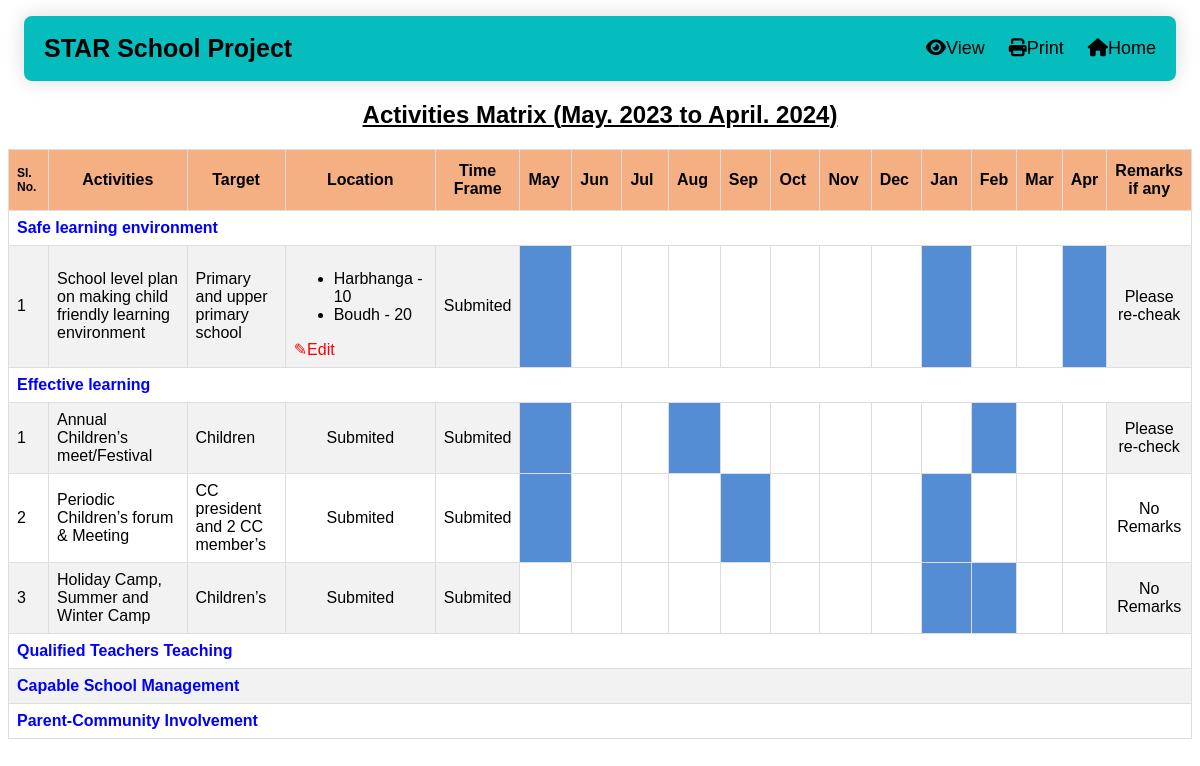
Screenshot of /ycda/activity-matrix/1/ (signed in) with the database file from the repository.
### myAPP/models.py (models this page shows, shortened)
class Project_DIP(models.Model):
 project_name=models.CharField(max_length=200)
 category_id = models.ForeignKey("Project_Category", on_delete=models.CASCADE)
 assigned_to = models.ForeignKey(User, on_delete=models.CASCADE)
 budget = models.CharField(max_length=200)
 start_date = models.DateField()
 end_date = models.DateField()
 period = models.IntegerField()
 donor_name=models.CharField(max_length=200)
 created_at = models.DateTimeField('created at', auto_now_add=True)
 updated_at = models.DateTimeField('updated at', auto_now=True)

class Dip_details(models.Model):
 project_id= models.ForeignKey("Project_DIP", on_delete=models.CASCADE)
 component = models.CharField(max_length=200)
 created_at = models.DateTimeField('created at', auto_now_add=True)
 updated_at = models.DateTimeField('updated at', auto_now=True)

class Dip_Activities(models.Model):
   project_detail_id= models.ForeignKey("DIP_details", on_delete=models.CASCADE)
   activity_name = models.CharField(max_length=200)
   objectives = models.CharField(max_length=200)
   target_participants = models.CharField(max_length=200,null=True)
   coverage = models.CharField(max_length=200,null=True)
   duration = models.CharField(max_length=200,null=True)
   dip_remarks=models.CharField(max_length=200,null=True,blank=True)
   am_remarks=models.CharField(max_length=200,null=True,blank=True)
   is_dip_submited = models.BooleanField(default=False)
   is_dip_approved = models.BooleanField(default=False)
   is_dip_rejected = models.BooleanField(default=False)
   is_am_submited = models.BooleanField(default=False)
   is_am_approved = models.BooleanField(default=False)
   is_am_rejected = models.BooleanField(default=False)
   created_at = models.DateTimeField('created at', auto_now_add=True)
   updated_at = models.DateTimeField('updated at', auto_now=True)

class Activity_location(models.Model):
 activity_id= models.ForeignKey("Dip_Activities", on_delete=models.CASCADE)
 location_name=models.CharField(max_length=200)
 count= models.IntegerField()
 created_at = models.DateTimeField('created at', auto_now_add=True)
 updated_at = models.DateTimeField('updated at', auto_now=True)

class Activity_timeframe(models.Model):
   activity_id= models.ForeignKey("Dip_Activities", on_delete=models.CASCADE)
   start_date = models.DateField()
   m1 = models.BooleanField()
   m2 = models.BooleanField()
   m3 = models.BooleanField()
   m4 = models.BooleanField()
   m5 = models.BooleanField()
   m6 = models.BooleanField()
   m7 = models.BooleanField()
   m8 = models.BooleanField()
   m9 = models.BooleanField()
   m10 = models.BooleanField()
   m11 = models.BooleanField()
   m12 = models.BooleanField()
   created_at = models.DateTimeField('created at', auto_now_add=True)
   updated_at = models.DateTimeField('updated at', auto_now=True)

### myAPP/views.py (the view, shortened to what this page needs)
# urls.py: path('activity-matrix/<int:pk>/', index1, name='index1'),
@login_required(login_url='login')
def index1(request, pk):
    user=0
    if user_belongs_to_group(request.user,'ProjectManager'):
      user = 1
    else:
      user = 0
    project = get_object_or_404(Project_DIP, id=pk)
    component = project.dip_details_set.all()
    next_months = []
    current_month = project.start_date.month
    end_month = project.end_date.month
    date1 = datetime.strptime(str(project.start_date), '%Y-%m-%d').date()
    date2 = datetime.strptime(str(project.end_date), '%Y-%m-%d').date()
    difference = (date2.year - date1.year) * 12 + (date2.month - date1.month)
    for i in range(0, 12):
        next_month = (current_month + i) % 12  # Calculate the month index
        if next_month == 0:
            next_month = 12  # Handle December (month index 0)
        next_months.append(datetime(project.start_date.year, next_month, 1))
    context = {
        'project': project,
        'component': component,
        'next_months': next_months,
        'user':user
    }
    return render(request, 'myAPP/index1.html', context)

### myAPP/views.py (called while the page is built)
def user_belongs_to_group(user, group_name):
    try:
        group = Group.objects.get(name=group_name)
    except Group.DoesNotExist:
        return False
    return user.groups.filter(name=group_name).exists()

### myAPP/templates/myAPP/index1.html (shortened to what this page needs)
{% extends 'myAPP/base_matrix.html' %}
{% load post_tags %}
{% load humanize %}
{% block content %}
<link rel="stylesheet" href="https://cdnjs.cloudflare.com/ajax/libs/font-awesome/6.4.0/css/all.min.css" />
<body>
  <center><h2 style='font-family:"Calibri", sans-serif;'><u>Activities Matrix ({{project.start_date|date:"F. Y"}} to {{project.end_date|date:"F. Y"}})</u></h1></center>
  <table id="customers">
    <thead>
      <tr>
        <th style="width: 4%;font-size: 12px;">Sl. No.</th>
        <th style="text-align: center;width: 20%;">Activities</th>
        <th style="text-align: center;width: 10%;">Target</th>
        <th style="text-align: center;width: 15%;">Location</th>
        <th style="max-width: 5px;text-align: center;width: 5%;" class="no-print">Time Frame</th>
        {% for next_month in next_months %}
        <th style="width: 5%;">{{ next_month|date:"M" }}</th>
        {% endfor %}
        <th style="text-align: center;width:5%" class="no-print">Remarks if any</th>
      </tr>
    </thead>
    <tbody>
     {% for a in component %}
      <tr>
        {% ifchanged %}
        <td colspan="18" style="color: blue; font-weight: bold;">{{a.component}}</td>
        {% endifchanged %}
      </tr>
      {% for x in a.dip_activities_set.all %}
      <tr>
            <td>{{ forloop.counter }}</td>
            <td style="max-width: 50px;">{{ x.activity_name }}</td>
            <td style="width: 150px;">{{ x.target_participants }}</td>
            {% if x.activity_location_set.all %}
              <td onclick="window.location='{% url 'myAPP:update-location' x.id %}';">
                <ul>
                {% for b in x.activity_location_set.all %}
                <li>{{b.location_name}} - {{ b.count }}</li>
                {% endfor %}
                </ul>
                <label class="no-print" style="color:red;cursor: pointer;">&#9998;Edit</label>
              </td>
            {% else %}
              {% if x.is_am_submited == 1 and x.is_am_approved == 0 %}
                <td style='text-align:center'>Submited</td>
              {% elif x.is_am_submited == 1 and x.is_am_approved == 1 %}
                <td style="color:Green;text-align:center;"><i class="fa-solid fa-check"></i>Approved</td>
              {% else %}
                <td onclick="window.location='{% url 'myAPP:add_count' x.id %}';" style="color:red;cursor: pointer;">&#10010;Add</td>
              {% endif %}
            {% endif %}
            {% if x.is_am_submited == 1 and x.is_am_approved == 0 %}
              <td class="no-print" style='text-align:center'>Submited</td>
            {% elif x.is_am_submited == 1 and x.is_am_approved == 1 %}
              <td style="color:Green;text-align:center;"><i class="fa-solid fa-check"></i>Approved</td>
            {% endif %}
            {% if x.activity_timeframe_set.all %}
              {% for c in x.activity_timeframe_set.all %}
                {% if c.m1 == 0 %}
                <td style='background-color:#ffffff'></td>
                {% else %}
                <td style='background-color:#548dd4'></td>
                {% endif %}
              {% endfor %}
              {% for c in x.activity_timeframe_set.all %}
                {% if c.m2 == 0 %}
                  <td style='background-color:#ffffff'></td>
                {% else %}
                  <td style='background-color:#548dd4'></td>
                {% endif %}
              {% endfor %}
              {% for c in x.activity_timeframe_set.all %}
                {% if c.m3 == 0 %}
                  <td style='background-color:#ffffff'></td>
                {% else %}
                  <td style='background-color:#548dd4'></td>
                {% endif %}
              {% endfor %}
              {% for c in x.activity_timeframe_set.all %}
              {% if c.m4 == 0 %}
                <td style='background-color:#ffffff'></td>
              {% else %}
                <td style='background-color:#548dd4'></td>
              {% endif %}
              {% endfor %}
              {% for c in x.activity_timeframe_set.all %}
              {% if c.m5 == 0 %}
                <td style='background-color:#ffffff'></td>
              {% else %}
                <td style='background-color:#548dd4'></td>
              {% endif %}
              {% endfor %}
              {% for c in x.activity_timeframe_set.all %}
                {% if c.m6 == 0 %}
                  <td style='background-color:#ffffff'></td>
                {% else %}
                  <td style='background-color:#548dd4'></td>
                {% endif %}
              {% endfor %}
              {% for c in x.activity_timeframe_set.all %}
                  {% if c.m7 == 0 %}
                    <td style='background-color:#ffffff'></td>
                  {% else %}
                    <td style='background-color:#548dd4'></td>
                  {% endif %}
              {% endfor %}
                    {% for c in x.activity_timeframe_set.all %}
                    {% if c.m8 == 0 %}
                      <td style='background-color:#ffffff'></td>
                    {% else %}
                      <td style='background-color:#548dd4'></td>
                    {% endif %}
                  {% endfor %}
                    {% for c in x.activity_timeframe_set.all %}
                    {% if c.m9 == 0 %}
                      <td style='background-color:#ffffff'></td>
                    {% else %}
                      <td style='background-color:#548dd4'></td>
                    {% endif %}
                  {% endfor %}
                  {% for c in x.activity_timeframe_set.all %}
                  {% if c.m10 == 0 %}
                    <td style='background-color:#ffffff'></td>
                  {% else %}
                    <td style='background-color:#548dd4'></td>
                  {% endif %}
                {% endfor %}
                {% for c in x.activity_timeframe_set.all %}
                  {% if c.m11 == 0 %}
                    <td style='background-color:#ffffff'></td>
                  {% else %}
                    <td style='background-color:#548dd4'></td>
                  {% endif %}
                {% endfor %}
                {% for c in x.activity_timeframe_set.all %}
                {% if c.m12 == 0 %}
                  <td style='background-color:#ffffff'></td>
                {% else %}
                  <td style='background-color:#548dd4'></td>
                {% endif %}
                {% endfor %}
                {% if x.am_remarks %}
                <td style="text-align: center;"class="no-print">{{ x.am_remarks }}</td>
                {% else %}
                <td style="text-align: center;"class="no-print">No Remarks</td>
                {% endif %}
            {% endif %}
        </tr>
      {% endfor %}
     {% endfor %}
    </tbody>
  </table>
</body>
{% endblock %}

### myAPP/templates/myAPP/base_matrix.html (shortened to what this page needs)
{% load static %}
<!DOCTYPE html>
<html lang="en">
  <head>
    <link rel="stylesheet" href="{% static 'css/style.css' %}">
  </head>
  <link rel="stylesheet" href="https://cdnjs.cloudflare.com/ajax/libs/font-awesome/4.7.0/css/font-awesome.min.css">
  <body>
    <div class="header" id="no-print">
      <a class="logo">{{ project.project_name }}</a>
      <div class="header-right">
        {% if user == 1 %}
        <a onclick="openPopup2()" style='cursor: pointer;'><i class="fa fa-eye"></i>View</a>
        <a class=sel onclick="printPage()" style='cursor: pointer;'><i class="fa fa-print"></i>Print</a>
        <a href="{% url 'myAPP:home' project.pk %}" class=sel><i class="fa fa-home"></i>Home</a>
        {% else %}
        <a href="{% url 'myAPP:home' project.pk %}" class=sel>Back</a>
        <a href="{% url 'myAPP:masterhome' %}" class=sel><i class="fa fa-home"></i>Home</a>
        {% endif %}
        </div>
      </div>
    <div id="body">
      {% block content %}{% endblock %}
    </div>
  </body>
  </html>

### myAPP/static/css/style.css (style rules this page uses)
.header { border-radius: 1vh; margin: 2vh; overflow:hidden; background-color:rgb(5, 189, 189); padding:1vh; min-width:200px; box-shadow: 0 0 20px rgba(0, 0, 0, 0.15); }
.header a { float: left; color: black; text-align: center; padding: 12px; text-decoration: none; font-size: 18px; font-family: sans-serif; line-height: 25px; border-radius: 4px; }
.header a.logo { font-size: 25px; font-weight: bold; }
.header-right { float: right; }

### myAPP/templates/myAPP/index1.html (style rules this page uses)
body { font-family: Arial, Helvetica, sans-serif; }
* { box-sizing: border-box; }
#customers { font-family: Arial, Helvetica, sans-serif; border-collapse: collapse; width: 100%; }
#customers tr:nth-child(even) { background-color: #f2f2f2; }
#customers th { padding-top: 12px; padding-bottom: 12px; text-align: left; background-color: #f4b083; color: black; }

### rows the page displays
Project_DIP: project_name "STAR School Project", start_date "May. 2023", end_date "April. 2024"
Dip_details: component "Safe learning environment"
Dip_Activities: activity_name "School level plan on making child friendly learning environment", target_participants "Primary and upper primary school", is_am_submited "Submited", am_remarks "Please re-cheak"
Activity_location: location_name "Harbhanga", count "10"
Activity_location: location_name "Boudh", count "20"
Activity_timeframe: m1 True (drawn), m2 False (drawn), m3 False (drawn), m4 False (drawn), m5 False (drawn), m6 False (drawn), m7 False (drawn), m8 False (drawn), m9 True (drawn), m10 False (drawn), m11 False (drawn), m12 True (drawn)
Dip_details: component "Effective learning"
Dip_Activities: activity_name "Annual Children’s meet/Festival", target_participants "Children", is_am_submited "Submited", am_remarks "Please re-check"
Activity_timeframe: m1 True (drawn), m2 False (drawn), m3 False (drawn), m4 True (drawn), m5 False (drawn), m6 False (drawn), m7 False (drawn), m8 False (drawn), m9 False (drawn), m10 True (drawn), m11 False (drawn), m12 False (drawn)
Dip_Activities: activity_name "Periodic Children’s forum & Meeting", target_participants "CC president and 2 CC member’s", is_am_submited "Submited", shows "No Remarks"
Activity_timeframe: m1 True (drawn), m2 False (drawn), m3 False (drawn), m4 False (drawn), m5 True (drawn), m6 False (drawn), m7 False (drawn), m8 False (drawn), m9 True (drawn), m10 False (drawn), m11 False (drawn), m12 False (drawn)
Dip_Activities: activity_name "Holiday Camp, Summer and Winter Camp", target_participants "Children’s", is_am_submited "Submited", shows "No Remarks"
Activity_timeframe: m1 False (drawn), m2 False (drawn), m3 False (drawn), m4 False (drawn), m5 False (drawn), m6 False (drawn), m7 False (drawn), m8 False (drawn), m9 True (drawn), m10 True (drawn), m11 False (drawn), m12 False (drawn)
Dip_details: component "Qualified Teachers Teaching"
Dip_details: component "Capable School Management"
Dip_details: component "Parent-Community Involvement"

### other values shown
{{ next_month|date:"M" }} "May" "Jun" "Jul" "Aug" "Sep" "Oct" "Nov" "Dec" "Jan" "Feb" "Mar" "Apr"
